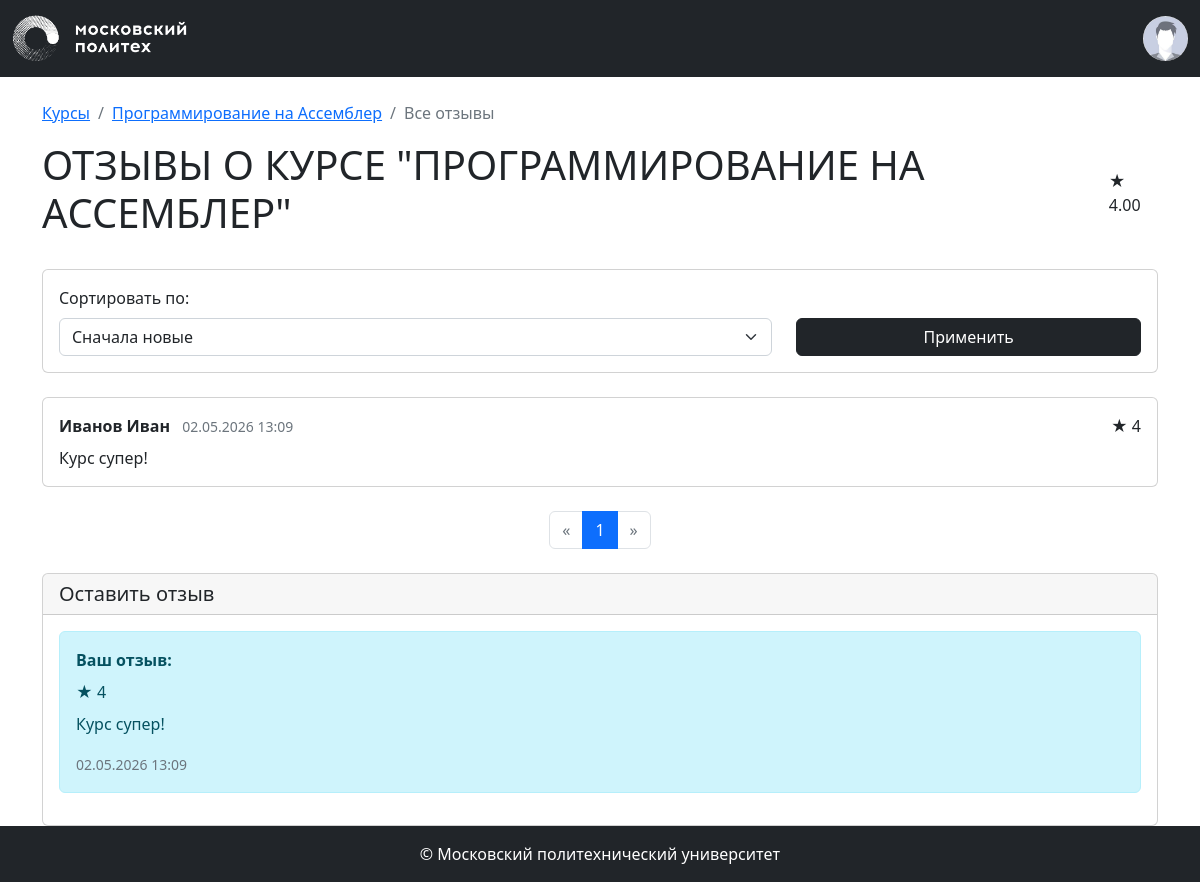
/courses/2/reviews (signed in), run on the app's committed database.
### app/models.py (models this page shows, shortened)
class Base(DeclarativeBase):
  metadata = MetaData(naming_convention={
        "ix": 'ix_%(column_0_label)s',
        "uq": "uq_%(table_name)s_%(column_0_name)s",
        "ck": "ck_%(table_name)s_%(constraint_name)s",
        "fk": "fk_%(table_name)s_%(column_0_name)s_%(referred_table_name)s",
        "pk": "pk_%(table_name)s"
    })

class Course(Base):
    __tablename__ = 'courses'
    id: Mapped[int] = mapped_column(primary_key=True)
    name: Mapped[str] = mapped_column(String(100))
    short_desc: Mapped[str] = mapped_column(Text)
    full_desc: Mapped[str] = mapped_column(Text)
    rating_sum: Mapped[int] = mapped_column(default=0)
    rating_num: Mapped[int] = mapped_column(default=0)
    category_id: Mapped[int] = mapped_column(ForeignKey("categories.id"))
    author_id: Mapped[int] = mapped_column(ForeignKey("users.id"))
    background_image_id: Mapped[str] = mapped_column(ForeignKey("images.id"))
    created_at: Mapped[datetime] = mapped_column(default=datetime.now)
    author: Mapped["User"] = relationship()
    category: Mapped["Category"] = relationship(lazy=False)
    bg_image: Mapped["Image"] = relationship()
    reviews: Mapped[List["Review"]] = relationship(back_populates="course", cascade="all, delete-orphan")
    @property
    def rating(self):
        if self.rating_num > 0:
            return self.rating_sum / self.rating_num
        return 0

class Review(Base):
    __tablename__ = 'reviews'
    id: Mapped[int] = mapped_column(primary_key=True)
    rating: Mapped[int] = mapped_column(nullable=False)
    text: Mapped[str] = mapped_column(Text, nullable=False)
    created_at: Mapped[datetime] = mapped_column(default=datetime.now)
    course_id: Mapped[int] = mapped_column(ForeignKey("courses.id"))
    user_id: Mapped[int] = mapped_column(ForeignKey("users.id"))
    course: Mapped["Course"] = relationship(back_populates="reviews")
    user: Mapped["User"] = relationship(back_populates="reviews")

class User(Base, UserMixin):
    __tablename__ = 'users'
    id: Mapped[int] = mapped_column(primary_key=True)
    first_name: Mapped[str] = mapped_column(String(100))
    last_name: Mapped[str] = mapped_column(String(100))
    middle_name: Mapped[Optional[str]] = mapped_column(String(100))
    login: Mapped[str] = mapped_column(String(100), unique=True)
    password_hash: Mapped[str] = mapped_column(String(200))
    created_at: Mapped[datetime] = mapped_column(default=datetime.now)
    reviews: Mapped[List["Review"]] = relationship(back_populates="user", cascade="all, delete-orphan")
    @property
    def full_name(self):
        return ' '.join([self.last_name, self.first_name, self.middle_name or ''])

### app/courses.py (the view)
@bp.route('/<int:course_id>/reviews')
def reviews(course_id):
    course = course_repository.get_course_by_id(course_id)
    if course is None:
        abort(404)
    page = request.args.get('page', 1, type=int)
    sort_by = request.args.get('sort_by', 'newest')
    per_page = 10
    pagination = course_repository.get_reviews_with_pagination(
        course_id, page=page, per_page=per_page, sort_by=sort_by
    )
    reviews = pagination.items
    user_review = None
    if current_user.is_authenticated:
        user_review = course_repository.get_user_review_for_course(course_id, current_user.id)
    return render_template('courses/reviews.html',
                           course=course,
                           reviews=reviews,
                           pagination=pagination,
                           sort_by=sort_by,
                           user_review=user_review)

### app/auth.py (called while the page is built)
def load_user(user_id):
    return user_repository.get_user_by_id(user_id)

### app/repositories/course_repository.py (called while the page is built)
    def get_course_by_id(self, course_id):
        return self.db.session.get(Course, course_id)

    def get_user_review_for_course(self, course_id, user_id):
        from app.models import Review
        return self.db.session.execute(
            self.db.select(Review).where(
                Review.course_id == course_id,
                Review.user_id == user_id
            )
        ).scalar()

    def get_reviews_with_pagination(self, course_id, page=1, per_page=10, sort_by='newest'):
        from app.models import Review
        query = self.db.select(Review).where(Review.course_id == course_id)
        if sort_by == 'newest':
            query = query.order_by(Review.created_at.desc())
        elif sort_by == 'positive_first':
            query = query.order_by(Review.rating.desc(), Review.created_at.desc())
        elif sort_by == 'negative_first':
            query = query.order_by(Review.rating.asc(), Review.created_at.desc())
        return self.db.paginate(query, page=page, per_page=per_page)

### app/repositories/user_repository.py (called while the page is built)
    def get_user_by_id(self, user_id):
        return self.db.session.execute(self.db.select(User).filter_by(id=user_id)).scalar()

### app/templates/courses/reviews.html (shortened to what this page needs)
{% extends 'base.html' %}
{% from 'pagination.html' import render_pagination %}
{% block content %}
<div class="container">
    <div class="my-4">
        <nav aria-label="breadcrumb">
            <ol class="breadcrumb">
                <li class="breadcrumb-item"><a href="{{ url_for('courses.index') }}">Курсы</a></li>
                <li class="breadcrumb-item"><a href="{{ url_for('courses.show', course_id=course.id) }}">{{ course.name }}</a></li>
                <li class="breadcrumb-item active">Все отзывы</li>
            </ol>
        </nav>
        <div class="d-flex justify-content-between align-items-center mb-4">
            <h1 class="text-uppercase font-weight-bold">Отзывы о курсе "{{ course.name }}"</h1>
            <div class="rating">
                <span>★</span> <span>{{ "%.2f" | format(course.rating) }}</span>
            </div>
        </div>
    </div>
    <div class="card mb-4">
        <div class="card-body">
            <form method="GET" class="row align-items-end">
                <div class="col-md-8">
                    <label for="sort_by" class="form-label">Сортировать по:</label>
                        <select class="form-select" name="sort_by" id="sort_by">
                        <option value="newest">Сначала новые</option>
                    </select>
                </div>
                <div class="col-md-4">
                    <button type="submit" class="btn btn-dark w-100">Применить</button>
                </div>
            </form>
        </div>
    </div>
    {% if reviews %}
        {% for review in reviews %}
            <div class="card mb-3">
                <div class="card-body">
                    <div class="d-flex justify-content-between align-items-center mb-2">
                        <div>
                            <strong>{{ review.user.full_name }}</strong>
                            <span class="text-muted ms-2 small">{{ review.created_at.strftime('%d.%m.%Y %H:%M') }}</span>
                        </div>
                        <div class="rating">
                            <span>★</span> <span>{{ review.rating }}</span>
                        </div>
                    </div>
                    <p class="card-text">{{ review.text }}</p>
                </div>
            </div>
        {% endfor %}
        <div class="mt-4">
            {{ render_pagination(pagination, 'courses.reviews', {'course_id': course.id, 'sort_by': sort_by}) }}
        </div>
    {% else %}
        <div class="alert alert-info">
            Пока нет отзывов. Будьте первым, кто оставит отзыв!
        </div>
    {% endif %}
    {% if current_user.is_authenticated %}
        <div class="card mt-4">
            <div class="card-header">
                <h5 class="mb-0">Оставить отзыв</h5>
            </div>
            <div class="card-body">
                {% if user_review %}
                    <div class="alert alert-info">
                        <strong>Ваш отзыв:</strong>
                        <div class="mt-2">
                            <span class="rating">★ {{ user_review.rating }}</span>
                            <p class="mt-2">{{ user_review.text }}</p>
                            <small class="text-muted">{{ user_review.created_at.strftime('%d.%m.%Y %H:%M') }}</small>
                        </div>
                    </div>
                {% endif %}
            </div>
        </div>
    {% else %}
        <div class="alert alert-warning text-center mt-4">
            <a href="{{ url_for('auth.login') }}">Войдите</a>, чтобы оставить отзыв.
        </div>
    {% endif %}
</div>
{% endblock %}

### data on the page
Course: name "Программирование на Ассемблер", name "ПРОГРАММИРОВАНИЕ НА АССЕМБЛЕР", rating "4.00"
Review: user.full_name "Иванов Иван", created_at "02.05.2026 13:09", rating "4", text "Курс супер!"

### other printed values
{{ page }} "1"
